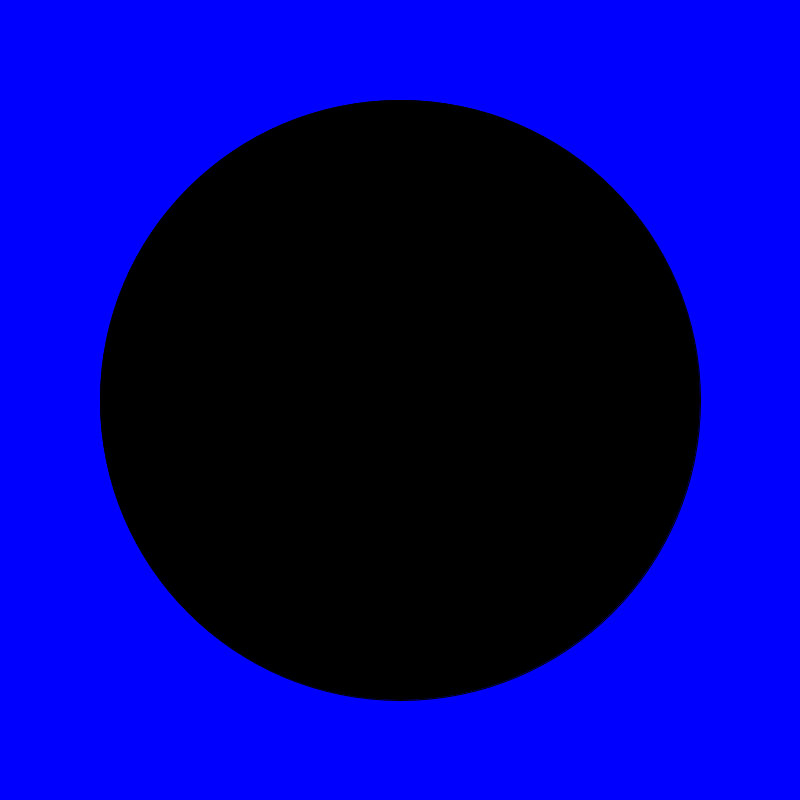
Frame 1 (no input)
Frame 60 (the mouse pressed at the canvas centre just before this capture): identical to frame 1, image omitted
Frame 120 (the mouse held since frame 60 and released just before this capture): identical to frame 1, image omitted

The Processing sketch that drew this single still picture (run headless with seeded random() and noise(); from frame 60 on, the mouse is pressed at the canvas centre):

// Processing sketch: magic_8ball_hunter
// ── magic_8ball_hunter.pde
String[] myWords  = {" ","yes","no","maybe","not sure"};
int myWordsindex;
int mode;

void setup(){
  size(800,800); 
  noStroke();
  textAlign(CENTER,CENTER);
  myWordsindex = 0;
  mode=0; 
}

void draw(){
  switch(mode){
    case 0:                                       //Base for 8ball
      background (0,0,400);
      stroke(0);
      fill(0);
      ellipse(400,400,600,600);
    break;
    case 1:                                      //create random word
      background (0,0,400);
      stroke(0);
      fill(0);
      ellipse(400,400,600,600);
      fill(255);
      textSize(72);
      text(myWords [myWordsindex],400,400);
      if(keyPressed && key == 'r'){        //if, is when r is pressed it resets the screen   
         mode = 2;
      }        
    break;
    case 2:                                      //resets the 8ball
      background (0);
      fill(255);
      textSize(30);
      text("Ask another question!",400,200);
    break;
  }
}      

void mouseClicked(){
  myWordsindex = int(random(1,5));
  mode=1;
} 
